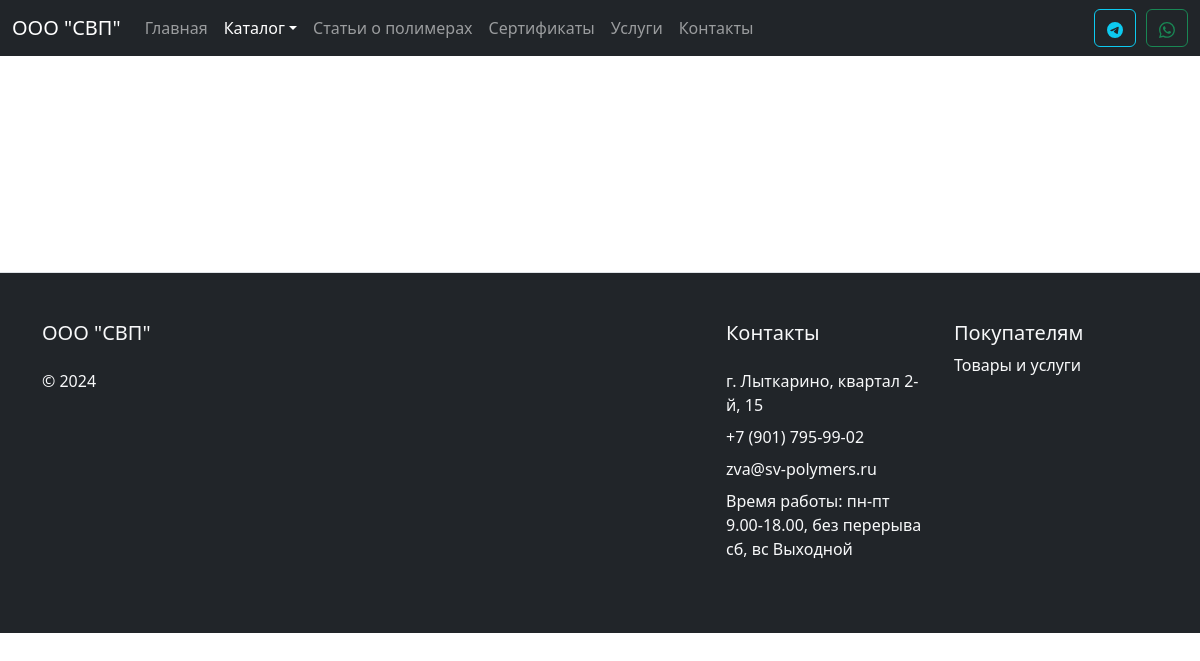
Page /catalog/pvc_plastic/products?sub=5 on the earlier database version.
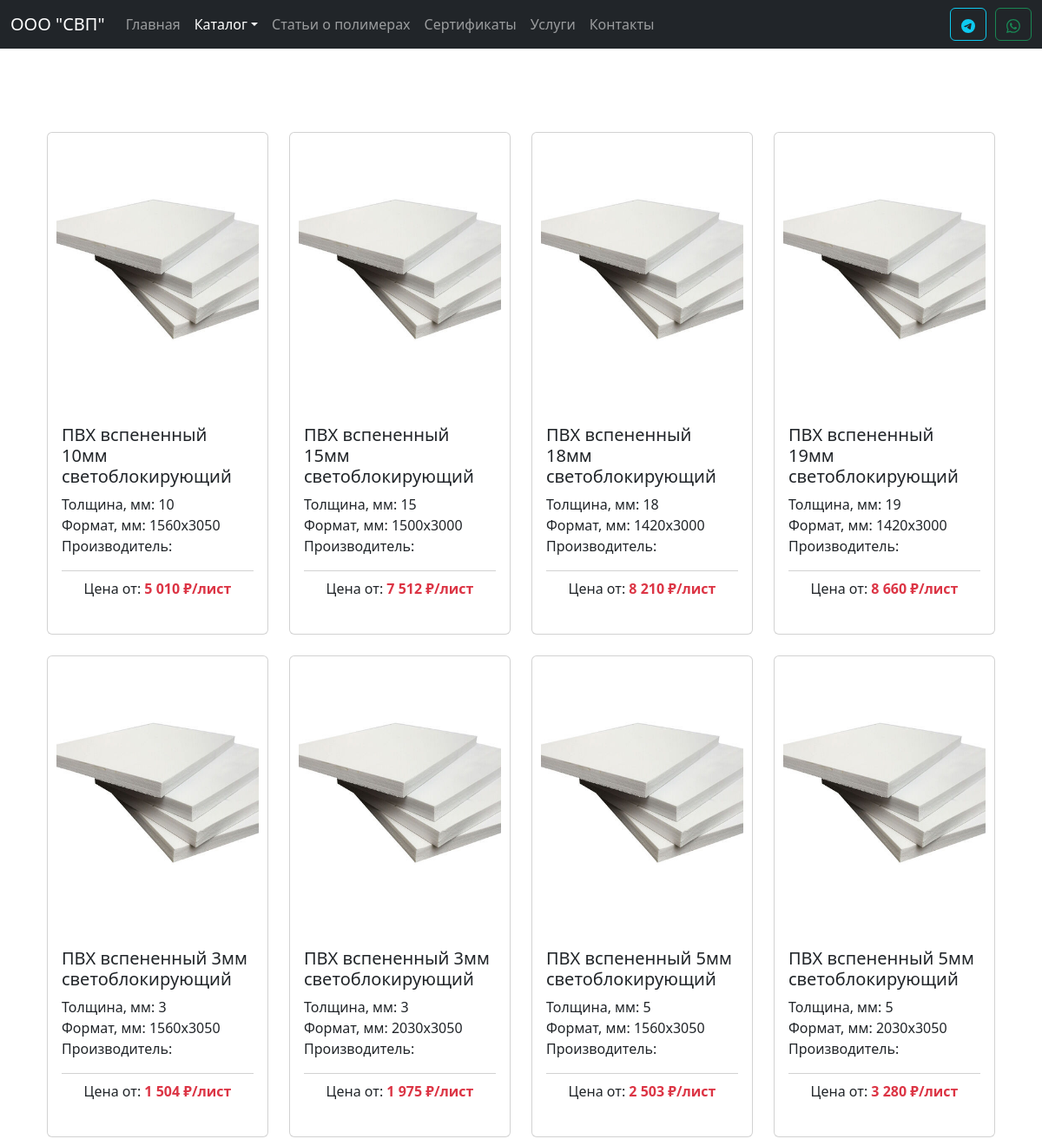
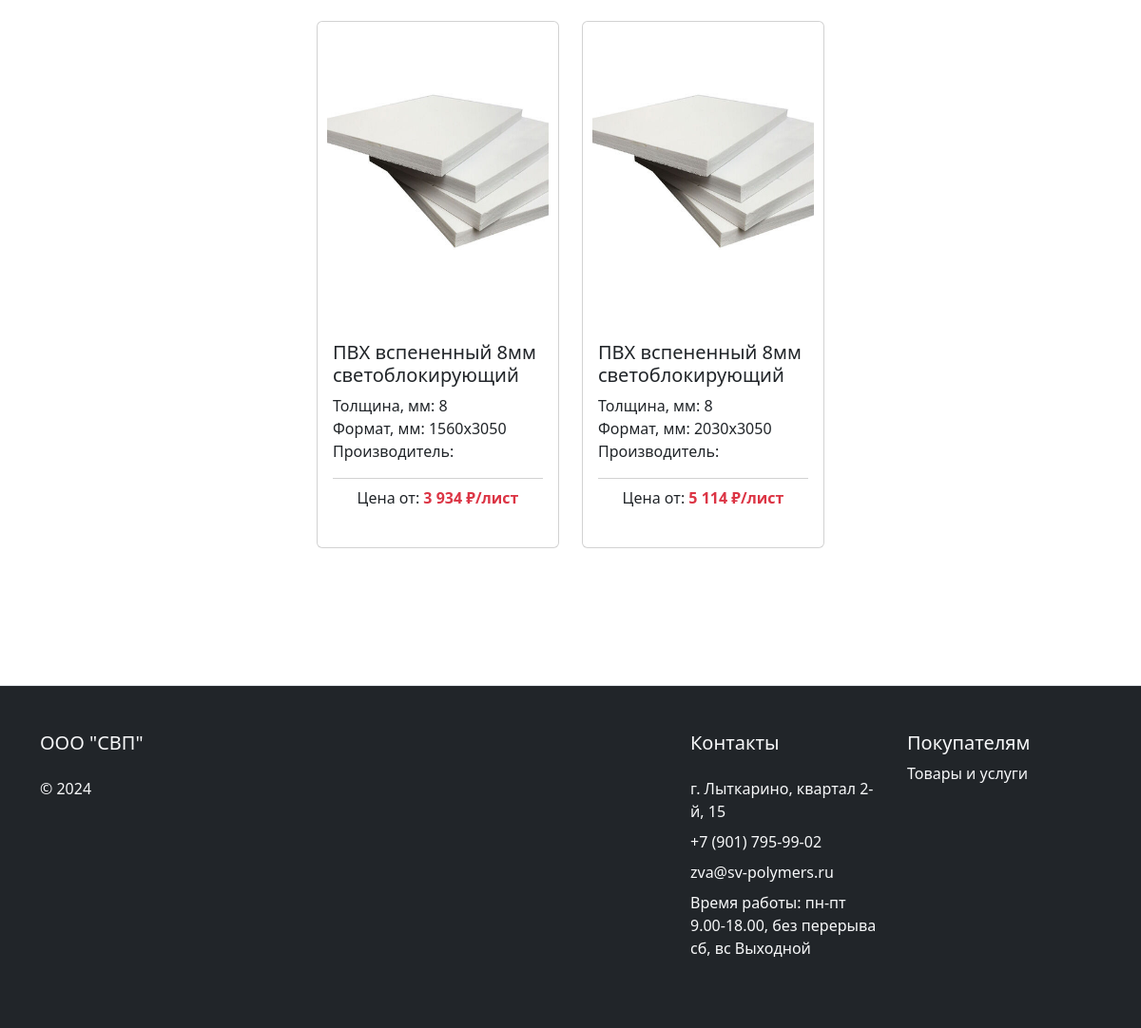
Same page on the later database version (2 pictures, top to bottom).
### tables this page shows
CREATE TABLE `products_pvc_plastic` (
  `id` int(11) NOT NULL COMMENT 'Идентификатор',
  `name` varchar(100) NOT NULL COMMENT 'Наименование',
  `category` int(2) NOT NULL COMMENT 'Категория',
  `subcategory` int(2) NOT NULL COMMENT 'Подкатегория',
  `image` varchar(100) NOT NULL COMMENT 'Изображение',
  `price` int(10) NOT NULL COMMENT 'Цена',
  `opt_price` int(10) NOT NULL COMMENT 'Оптовая цена',
  `diler_price` float NOT NULL COMMENT 'Дилерская цена',
  `pack` varchar(100) NOT NULL COMMENT 'Упаковка',
  `description` varchar(1000) NOT NULL COMMENT 'Описание',
  `color` varchar(100) NOT NULL COMMENT 'Цвет',
  `surface` varchar(100) NOT NULL COMMENT 'Поверхность',
  `thickness` float NOT NULL COMMENT 'Толщина',
  `length` int(5) NOT NULL COMMENT 'Длина',
  `width` int(5) NOT NULL COMMENT 'Ширина',
  `manufacturer` varchar(50) NOT NULL COMMENT 'Производитель',
  `description_full` varchar(3000) NOT NULL COMMENT 'Полное описание',
  `compound` varchar(3000) NOT NULL COMMENT 'Состав',
  `properties` varchar(3000) NOT NULL COMMENT 'Свойства',
  `applying` varchar(3000) NOT NULL COMMENT 'Применение'
);

### catalog/pvc_plastic/products.php (the view, shortened to what this page needs)
<?
$page = 'catalog';
include_once $_SERVER['DOCUMENT_ROOT'] . "/modules/header.php";
require($_SERVER['DOCUMENT_ROOT'] . '/database/db.php');
$subcategory = $_GET['sub'];
if ($subcategory) {
  $sql = "SELECT * FROM products_pvc_plastic WHERE subcategory = $subcategory";
} else {
  $sql = "SELECT * FROM products WHERE category = 2";
}
$result = $conn->query($sql);
if ($result->num_rows != 0) {
  $products = $result->fetch_all(MYSQLI_ASSOC);
}
?>
<div class="container my-5">
  <div class="container mt-5 mb-5">
    <div class="row row-cols-1 row-cols-md-4 g-4 justify-content-center">
      <?php foreach ($products as $product): ?>
        <div class="col">
          <a href="/catalog/pvc_plastic/product?id=<?= $product['id']; ?>" class="card h-100 ki-card">
            <div style="padding:10px;">
              <img style="width: 100%; height: 300px;" src=<?= '/assets/images/catalog/' . $product['image'] ?> class="card-img-top" alt=<?= $product['name'] ?>>
            </div>
            <div class="card-body d-flex flex-column ">
              <h5 class="card-title"><?= $product['name'] ?></h5>
              <p class="card-text" style="flex:1;">
                <?php if ($product['thickness']) { ?>
                  Толщина, мм: <?= $product['thickness'] ?><br>
                <? } ?>
                Формат, мм: <?= $product['length'] . 'x' . $product['width'] ?><br>
                Производитель: <?= $product['manufacturer'] ?><br>
              <div class="card-footer bg-transparent d-flex justify-content-center px-0">
                <p>Цена от: <strong class="text-danger"><?= number_format($product['opt_price'], 0, '.', ' '); ?> ₽/лист</strong></p>
              </div>
            </div>
          </a>
        </div>
      <?php endforeach; ?>
    </div>
  </div>
</div>
<? include_once $_SERVER['DOCUMENT_ROOT'] . "/modules/footer.php"; ?>

### modules/header.php (shortened to what this page needs)
<!DOCTYPE html>
<html lang="en">
<head>
  <link rel="stylesheet" href="/assets/bootstrap/css/bootstrap.min.css">
  <link rel="stylesheet" href="/assets/bootstrap/css/bootstrap-navbar-dropdown.css">
  <link rel="stylesheet" href="/assets/style.css">
</head>
<body>
  <header>
    <nav class="navbar sticky-top navbar-expand-lg bg-dark" data-bs-theme="dark">
      <div class="container-fluid">
        <a class="navbar-brand" href="/">ООО "СВП"</a>
        <div class="collapse navbar-collapse" id="navbarSupportedContent">
          <ul class="navbar-nav me-auto mb-2 mb-lg-0">
            <li class="nav-item ">
              <a class="nav-link <? if ($page === '/') echo 'active' ?>" aria-current="page" href="/">Главная</a>
            </li>
            <li class="nav-item dropdown">
              <a class="nav-link dropdown-toggle <? if ($page === 'catalog') echo 'active' ?>" href="#" id="dropdown1" data-flip="false"
                data-toggle="dropdown" aria-expanded="false">Каталог</a>
            </li>
            <li class="nav-item">
              <a class="nav-link <? if ($page === 'articles') echo 'active' ?>" aria-current="page" href="/articles/">Статьи о полимерах</a>
            </li>
            <li class="nav-item">
              <a class="nav-link <? if ($page === 'certificates') echo 'active' ?>" aria-current="page" href="/certificates/">Сертификаты</a>
            </li>
            <li class="nav-item">
              <a class="nav-link <? if ($page === 'services') echo 'active' ?>" aria-current="page" href="/services/">Услуги</a>
            </li>
            <li class="nav-item">
              <a class="nav-link <? if ($page === 'contacts') echo 'active' ?>" aria-current="page" href="/contacts/">Контакты</a>
            </li>
          </ul>
          <div class="d-flex" style="gap: 10px">
            <a href="https://t.me/QwertykQwertov" target="_blank" class="btn btn-outline-info" type="submit"></a>
            <a href="https://api.whatsapp.com/send/?phone=79772553275&text&type=phone_number&app_absent=0" target="_blank" class="btn btn-outline-success" type="submit"></a>
          </div>
        </div>
    </nav>
  </header>

### modules/footer.php (shortened to what this page needs)
<footer class=" mt-5 border-top bg-dark text-light">
  <div class="container">
    <div class="row row-cols-1 row-cols-sm-2 row-cols-md-5 py-5">
      <div class="col mb-3">
        <a href="/" class="d-flex align-items-center mb-3 link-body-emphasis text-decoration-none text-light">
          <h5>ООО "СВП"</h5>
        </a>
        <p class="text-light">© 2024</p>
      </div>
      <div class="col mb-3"></div>
      <div class="col mb-3"></div>
      <div class="col mb-3">
        <a href="/contacts" class="d-flex align-items-center mb-3 link-body-emphasis text-decoration-none text-light">
          <h5>Контакты</h5>
        </a>
        <ul class="nav flex-column">
          <li class="nav-item mb-2"><a href="#" class="nav-link p-0 text-light">г. Лыткарино, квартал 2-й, 15</a></li>
          <li class="nav-item mb-2"><a href="tel:+79017959902" class="nav-link p-0 text-light">+7 (901) 795-99-02</a></li>
          <li class="nav-item mb-2"><a href="/contacts/" class="nav-link p-0 text-light">zva@sv-polymers.ru</a></li>
          <li class="nav-item mb-2"><a href="#" class="nav-link p-0 text-light">Время работы:
              пн-пт 9.00-18.00, без перерыва
              сб, вс Выходной</a></li>
        </ul>
      </div>
      <div class="col mb-3">
        <h5>Покупателям</h5>
        <ul class="nav flex-column">
          <li class="nav-item mb-2"><a href="/catalog/" class="nav-link p-0 text-light">Товары и услуги</a></li>
        </ul>
      </div>
    </div>
  </div>
</footer>
</body>
</html>

### assets/style.css (style rules this page uses)
body { min-height: 100vh; display: flex; flex-direction: column; }
.ki-card { translate: all .3s; text-decoration: none; }

Differences in the rows shown:
added products_pvc_plastic: image (picture), name "ПВХ вспененный 10мм светоблокирующий", thickness "10", length "1560", width "3050", opt_price "5 010"
added products_pvc_plastic: image (picture), name "ПВХ вспененный 15мм светоблокирующий", thickness "15", length "1500", width "3000", opt_price "7 512"
added products_pvc_plastic: image (picture), name "ПВХ вспененный 18мм светоблокирующий", thickness "18", length "1420", width "3000", opt_price "8 210"
added products_pvc_plastic: image (picture), name "ПВХ вспененный 19мм светоблокирующий", thickness "19", length "1420", width "3000", opt_price "8 660"
added products_pvc_plastic: image (picture), name "ПВХ вспененный 3мм светоблокирующий", thickness "3", length "1560", width "3050", opt_price "1 504"
added products_pvc_plastic: image (picture), name "ПВХ вспененный 3мм светоблокирующий", thickness "3", length "2030", width "3050", opt_price "1 975"
added products_pvc_plastic: image (picture), name "ПВХ вспененный 5мм светоблокирующий", thickness "5", length "1560", width "3050", opt_price "2 503"
added products_pvc_plastic: image (picture), name "ПВХ вспененный 5мм светоблокирующий", thickness "5", length "2030", width "3050", opt_price "3 280"
added products_pvc_plastic: image (picture), name "ПВХ вспененный 8мм светоблокирующий", thickness "8", length "1560", width "3050", opt_price "3 934"
added products_pvc_plastic: image (picture), name "ПВХ вспененный 8мм светоблокирующий", thickness "8", length "2030", width "3050", opt_price "5 114"
